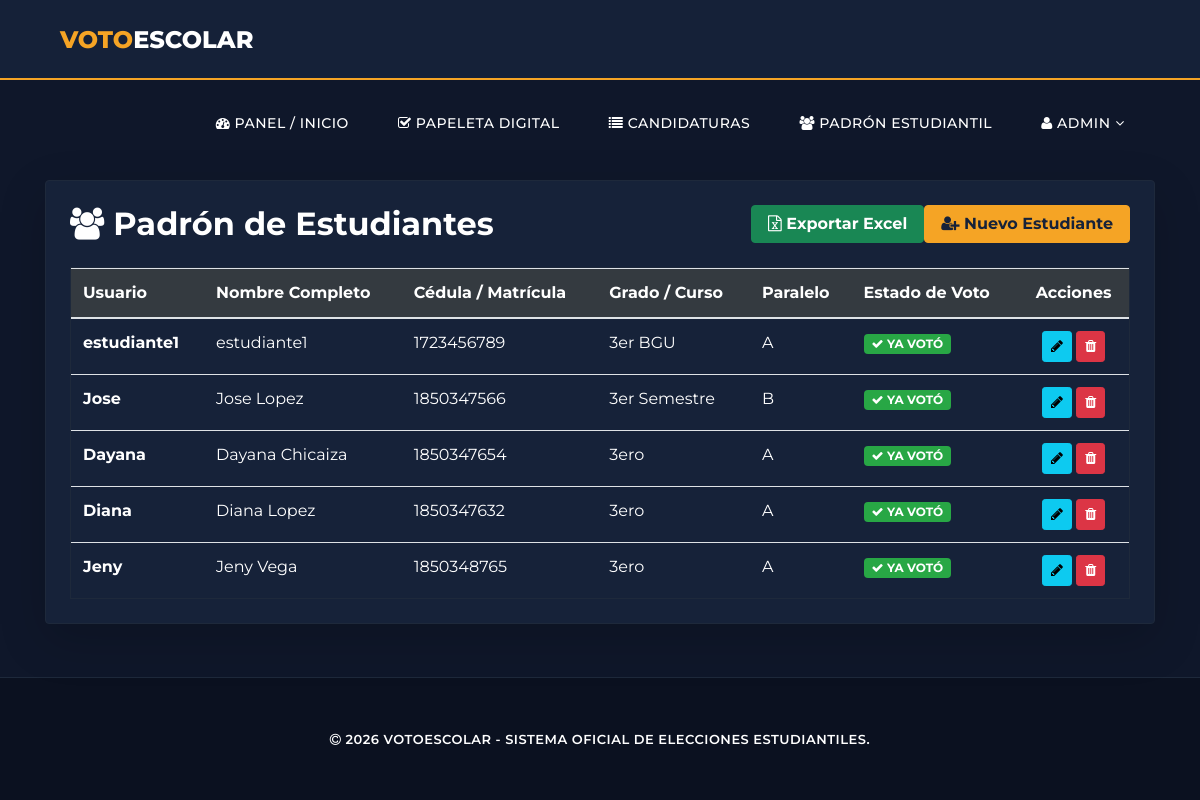
The app's page /estudiantes/ (signed in) with its own data.
### elecciones/models.py (models this page shows, shortened)
class Estudiante(models.Model):
    usuario = models.OneToOneField(settings.AUTH_USER_MODEL, on_delete=models.CASCADE, related_name='estudiante_profile')
    cedula_matricula = models.CharField(max_length=30, unique=True)
    grado_curso = models.CharField(max_length=30)
    paralelo = models.CharField(max_length=30)
    foto_credencial = models.ImageField(upload_to='estudiantes/', blank=True, null=True)
    ha_votado = models.BooleanField(default=False)

### elecciones/views.py (the view)
# urls.py: path('estudiantes/', views.estudiante_list, name='estudiante_list'),
@login_required
@user_passes_test(is_tribunal)
def estudiante_list(request):
    estudiantes = Estudiante.objects.select_related('usuario').all()
    return render(request, 'elecciones/estudiante_list.html', {'estudiantes': estudiantes})

### elecciones/views.py (called while the page is built)
def is_tribunal(user):
    return user.is_staff or user.is_superuser or user.groups.filter(name='Tribunal Electoral').exists()

### templates/elecciones/estudiante_list.html (shortened to what this page needs)
{% extends 'base.html' %}
{% block content %}
<div class="card p-4 shadow-lg border-0 rounded-3">
    <div class="d-flex justify-content-between align-items-center mb-4 flex-wrap gap-2">
        <h2 class="m-0 text-white font-weight-bold">
            <i class="fa fa-users me-2"></i> Padrón de Estudiantes
        </h2>
        <div class="d-flex align-items-center gap-2">
            <a href="{% url 'elecciones:export_padron_excel' %}" class="btn btn-success font-weight-bold px-3 me-3">
                <i class="fa fa-file-excel-o me-1"></i> Exportar Excel
            </a>
            <a href="{% url 'elecciones:estudiante_create' %}" class="btn btn-warning font-weight-bold text-dark px-3" style="background-color: #f5a425 !important; border-color: #f5a425 !important; color: #162239 !important; opacity: 1 !important; visibility: visible !important;">
                <i class="fa fa-user-plus me-1"></i> Nuevo Estudiante
            </a>
        </div>
    </div>
    <div class="table-responsive">
        <table class="table table-hover align-middle mb-0 text-white">
            <thead class="bg-dark text-white">
                <tr>
                    <th>Usuario</th>
                    <th>Nombre Completo</th>
                    <th>Cédula / Matrícula</th>
                    <th>Grado / Curso</th>
                    <th>Paralelo</th>
                    <th>Estado de Voto</th>
                    <th class="text-center">Acciones</th>
                </tr>
            </thead>
            <tbody>
                {% for estudiante in estudiantes %}
                    <tr>
                        <td class="font-weight-bold text-white">{{ estudiante.usuario.username }}</td>
                        <td>{{ estudiante.usuario.get_full_name|default:estudiante.usuario.username }}</td>
                        <td>{{ estudiante.cedula_matricula }}</td>
                        <td>{{ estudiante.grado_curso }}</td>
                        <td>{{ estudiante.paralelo }}</td>
                        <td>
                            {% if estudiante.ha_votado %}
                                <span class="badge bg-success text-white px-2 py-1"><i class="fa fa-check"></i> YA VOTÓ</span>
                            {% else %}
                                <span class="badge bg-warning text-dark px-2 py-1"><i class="fa fa-clock-o"></i> PENDIENTE</span>
                            {% endif %}
                        </td>
                        <td class="text-center">
                            <a href="{% url 'elecciones:estudiante_update' estudiante.pk %}" class="btn btn-sm btn-info text-white me-1" title="Editar">
                                <i class="fa fa-pencil"></i>
                            </a>
                            <form id="form-delete-est-{{ estudiante.pk }}" action="{% url 'elecciones:estudiante_delete' estudiante.pk %}" method="POST" class="d-inline">
                                <button type="button" class="btn btn-sm btn-danger btn-eliminar-est" data-id="{{ estudiante.pk }}" data-usuario="{{ estudiante.usuario.username }}" title="Eliminar">
                                    <i class="fa fa-trash"></i>
                                </button>
                            </form>
                        </td>
                    </tr>
                {% empty %}
                    <tr>
                        <td colspan="7" class="text-center py-4 text-muted">No hay estudiantes registrados.</td>
                    </tr>
                {% endfor %}
            </tbody>
        </table>
    </div>
</div>
{% endblock %}

### templates/base.html (shortened to what this page needs)
{% load static %}
<!DOCTYPE html>
<html lang="es">
<head>
    <link href="{% static 'vendor/bootstrap/css/bootstrap.min.css' %}" rel="stylesheet">
    <link rel="stylesheet" href="{% static 'assets/css/fontawesome.css' %}">
    <link rel="stylesheet" href="{% static 'assets/css/templatemo-grad-school.css' %}">
</head>
<body>
    <header class="main-header clearfix" role="header">
        <div class="logo">
            <a href="{% url 'elecciones:dashboard' %}"><em>VOTO</em>ESCOLAR</a>
        </div>
        <nav id="menu" class="main-nav" role="navigation">
            <ul class="main-menu">
                <li><a href="{% url 'elecciones:dashboard' %}"><i class="fa fa-tachometer"></i> Panel / Inicio</a></li>
                {% if user.is_authenticated %}
                    <li><a href="{% url 'elecciones:papeleta' %}"><i class="fa fa-check-square-o"></i> Papeleta Digital</a></li>
                    {% if user.is_staff or user.is_superuser %}
                        <li><a href="{% url 'elecciones:candidatura_list' %}"><i class="fa fa-list"></i> Candidaturas</a></li>
                        <li><a href="{% url 'elecciones:estudiante_list' %}"><i class="fa fa-users"></i> Padrón Estudiantil</a></li>
                    {% endif %}
                    <li class="has-submenu">
                        <a href="#"><i class="fa fa-user"></i> {{ user.username }}</a>
                    </li>
                {% else %}
                    <li><a href="{% url 'login' %}"><i class="fa fa-sign-in"></i> Iniciar Sesión</a></li>
                {% endif %}
            </ul>
        </nav>
    </header>
    <div class="container app-container">
        {% block content %}{% endblock %}
    </div>
    <footer>
        <div class="container">
            <p><i class="fa fa-copyright"></i> 2026 VOTOESCOLAR - Sistema Oficial de Elecciones Estudiantiles.</p>
        </div>
    </footer>
</body>
</html>

### static/assets/css/templatemo-grad-school.css (style rules this page uses)
body { font-family: 'Montserrat', sans-serif; }
a { color: #3CF; text-decoration: none; }
ul { padding: 0px; margin: 0px; list-style: none; }
p { font-size: 13px; line-height: 22px; }
.main-header { background-color: rgba(22,34,57,0.95); height: 80px; position: fixed; z-index: 12; width: 100%; top: 0; }
.main-header .logo { float: left; line-height: 80px; padding-left: 60px; }
.main-header .logo a { font-size: 36px; text-transform: uppercase; font-weight: 800; color: #fff; }
.main-header .logo a em { font-style: normal; color: #f5a425; }
.main-menu { float: right; padding-right: 60px; }
.main-menu li { display: inline-block; line-height: 79px; margin-left: 15px; position: relative; }
.main-menu li:first-child { margin-left: 0px; }
.main-menu li a { padding: 10px 15px; font-size: 13px; text-transform: uppercase; letter-spacing: 0.5px; font-weight: 700; color: #fff; border: 2px solid transparent; transition: all 0.5s; }
.main-menu li.has-submenu a:after { content: '\f107'; font-family: "FontAwesome"; margin-left: 5px; }
footer { background-color: #152036; text-align: center; }
footer p { margin-bottom: 0px; padding: 25px 0px; color: #fff; font-size: 13px; text-transform: uppercase; font-weight: 600; letter-spacing: 0.5px; }

### templates/base.html (style rules this page uses)
body { background-color: #0f172a !important; color: #f8fafc !important; font-family: 'Montserrat', sans-serif; min-height: 100vh; display: flex; flex-direction: column; }
.card, .table-container, .card-custom, .table-responsive { background-color: #162239 !important; color: #ffffff !important; border: 1px solid #1e293b !important; }
.card h1, .card h2, .card h3, .card h4, .card h5, .card h6, .card p, .card span, .card td, .card th, .table h1, .table h2, .table h3, .table h4, .table h5, .table h6, .table td, .table th { color: #ffffff !important; }
.text-warning, .text-yellow, em { color: #f5a425 !important; }
.btn { opacity: 1 !important; visibility: visible !important; }
.btn-success { background-color: #198754 !important; border-color: #198754 !important; color: #ffffff !important; }
.btn-warning { background-color: #f5a425 !important; border-color: #f5a425 !important; color: #162239 !important; font-weight: 700 !important; }
.btn-danger { background-color: #dc3545 !important; border-color: #dc3545 !important; color: #ffffff !important; }
.btn-info { background-color: #0dcaf0 !important; border-color: #0dcaf0 !important; color: #000000 !important; }
.main-header { background-color: rgba(22, 34, 57, 0.95); border-bottom: 2px solid #f5a425; position: sticky; top: 0; z-index: 999; }
.main-header .logo a { color: #fff; font-weight: 800; text-transform: uppercase; font-size: 24px; }
.main-header .logo a em { color: #f5a425; font-style: normal; }
.main-nav .main-menu li a, .main-nav .main-menu li button.logout-btn { color: #fff; font-weight: 500; font-size: 14px; padding: 10px 15px; transition: all 0.3s; background: none; border: none; text-align: left; width: 100%; }
.app-container { flex: 1; padding-top: 100px; padding-bottom: 50px; }
footer { background-color: #0b1120; border-top: 1px solid #1e293b; padding: 25px 0; text-align: center; color: #94a3b8; margin-top: auto; }

### records on screen
Estudiante: usuario.username "estudiante1", usuario.get_full_name "estudiante1", cedula_matricula "1723456789", grado_curso "3er BGU", paralelo "A", ha_votado True (drawn)
Estudiante: usuario.username "Jose", usuario.get_full_name "Jose Lopez", cedula_matricula "1850347566", grado_curso "3er Semestre", paralelo "B", ha_votado True (drawn)
Estudiante: usuario.username "Dayana", usuario.get_full_name "Dayana Chicaiza", cedula_matricula "1850347654", grado_curso "3ero", paralelo "A", ha_votado True (drawn)
Estudiante: usuario.username "Diana", usuario.get_full_name "Diana Lopez", cedula_matricula "1850347632", grado_curso "3ero", paralelo "A", ha_votado True (drawn)
Estudiante: usuario.username "Jeny", usuario.get_full_name "Jeny Vega", cedula_matricula "1850348765", grado_curso "3ero", paralelo "A", ha_votado True (drawn)

### other values on screen
{{ user.username }} "ADMIN"
